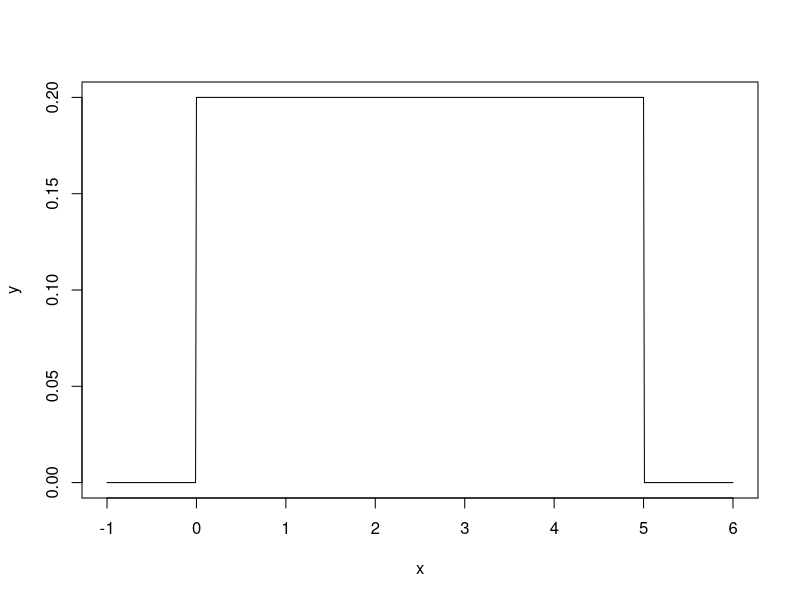
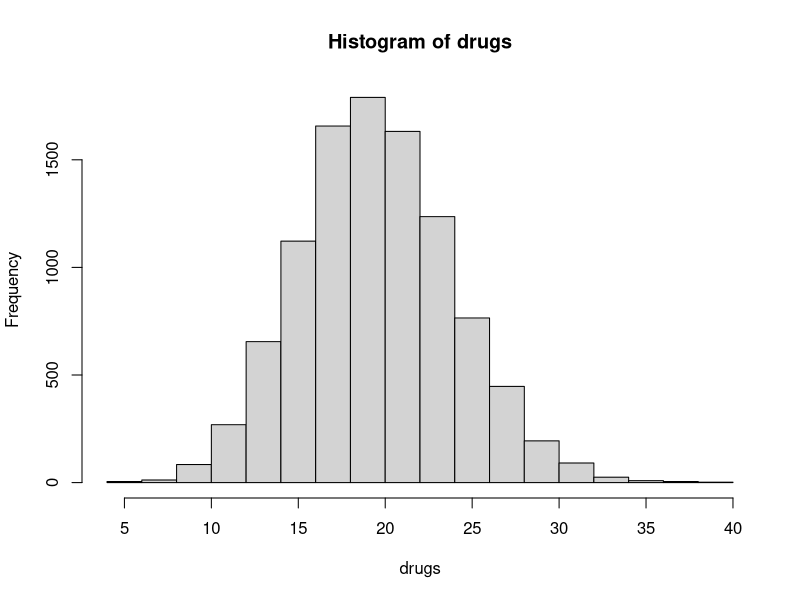
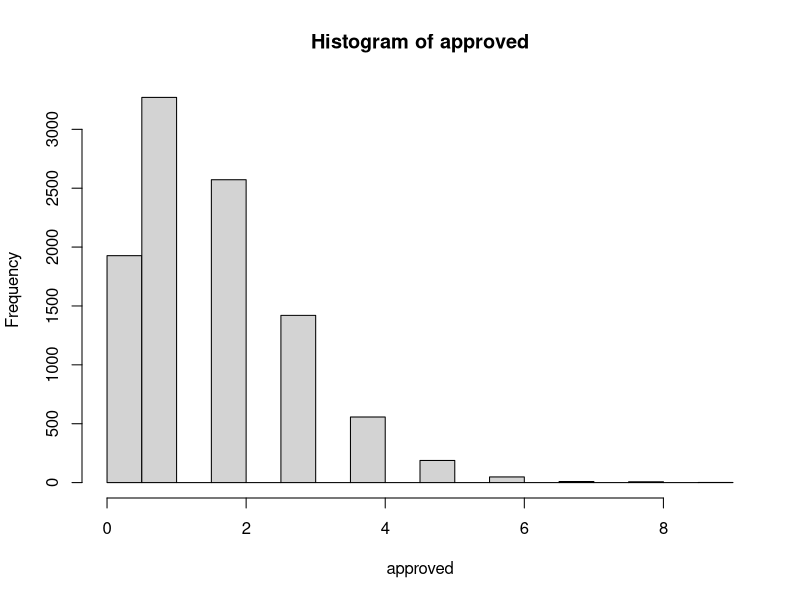
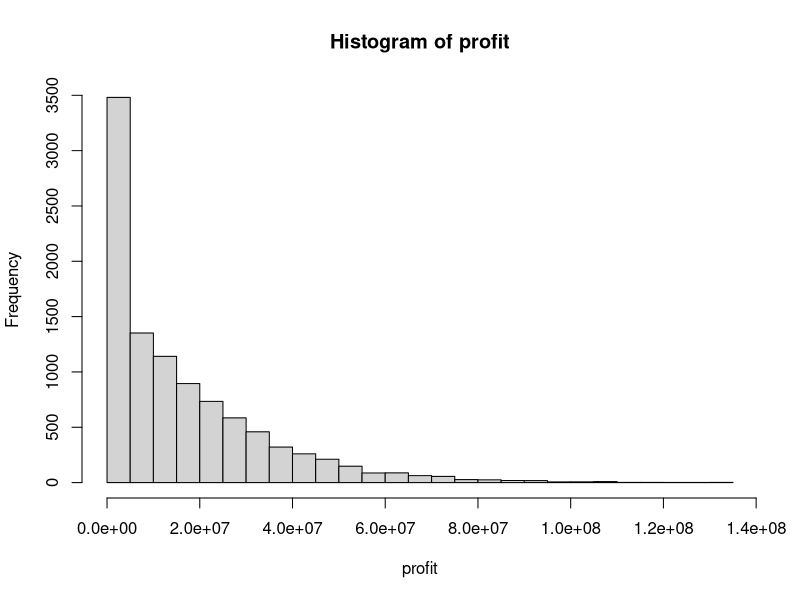

These charts were generated, in order, by the following R code:
## ---- chunk 1
knitr::opts_chunk$set(echo = TRUE)
## ---- chunk 2

# for (a)
dbinom(15, 30, 0.5)

# for (b)
1 - pbinom(20,30, 0.5)

# for (c)
pbinom(4,30,1/3)
## ---- chunk 3
# for (a)
ppois(40, 30) - ppois(19, 30)

# for (b)
sec_year = 60*60*24*365
sec_year
# for (c)
qpois(1-1/sec_year,30)
# for (d)
# will want a cutoff at least as large as (c).  Probably larger will be better, so 100 is a 
# nice round number
## ---- chunk 4
# for (a)
x <- seq(-1,6, by = 0.01)
y <- dunif(x, 0, 5)
plot(x,y, type = "l")

# for (b)
1 - punif(1,0,5)
# can also answer geometrically that it should be 0.8

# for (c)
(1 - punif(4,0,5))/(1 - punif(3,0,5))
# can also answer geometrically that it is 0.5
## ---- chunk 5
# for (a)
1 - pnorm(60,50,5)

# for (b)
qnorm(0.1,50,5)

#for (c)
qnorm(0.3, 50, 5)
## ---- chunk 6
# for (a)
pnorm(90,80,10) - pnorm(70,80,10)

# for (b)
pnorm(100,80,10) - pnorm(60,80,10)

# for (c)
pnorm(90,80,10) - pnorm(50,80,10)

# for (d)
pnorm(1,0,1) - pnorm(-1,0,1)
pnorm(2,0,1) - pnorm(-2,0,1)
pnorm(3,0,1) - pnorm(-3,0,1)
## ---- chunk 7
# for (a)
pnorm(1.9 , 2, 0.05)

# for (b)
1 - pnorm(2.1, 2, 0.05)

# for (c)
qnorm(0.8 , 2, 0.05)

# for (d)
qnorm(0.2 , 2, 0.05)
## ---- chunk 8
# for (a)
drugs <- rpois(10000, 20)
hist(drugs)
## ---- chunk 9
# for (b)
approved <- replicate(10000,0)
for(i in 1:10000){
  approved[i] <- rbinom(1,drugs[i],0.08)
}
max(approved)
hist(approved, breaks = 16)
## ---- chunk 10
# for (c)
profit <- replicate(10000,0)
for(i in 1:10000){
  profit[i] <- sum(rexp(approved[i], 1/10000000))
}
hist(profit, breaks = 25)

## ---- chunk 11
# for (d)
sum(profit > 26000000)/10000
## ---- chunk 12
# for (e)
# alternative 1--drug development
drugs1 <- rpois(1000000, 24)
approved1 <- replicate(1000000,0)
for(i in 1:1000000){
  approved1[i] <- rbinom(1,drugs1[i],0.15)
}
profit1 <- replicate(1000000,0)
for(i in 1:1000000){
  profit1[i] <- sum(rexp(approved1[i], 1/10000000))
}
mean(profit1)

# alternative 2--marketing
drugs2 <- rpois(1000000, 20)
approved2 <- replicate(1000000,0)
for(i in 1:1000000){
  approved2[i] <- rbinom(1,drugs2[i],0.15)
}
profit2 <- replicate(10000,0)
for(i in 1:1000000){
  profit2[i] <- sum(rexp(approved2[i], 1/12000000))
}
mean(profit2)
# The answers are pretty much the same.
# In reality, marketing is much cheaper than R&D, so it can yield similar profits at lower costs
# Hence, all the drug ads you see.
